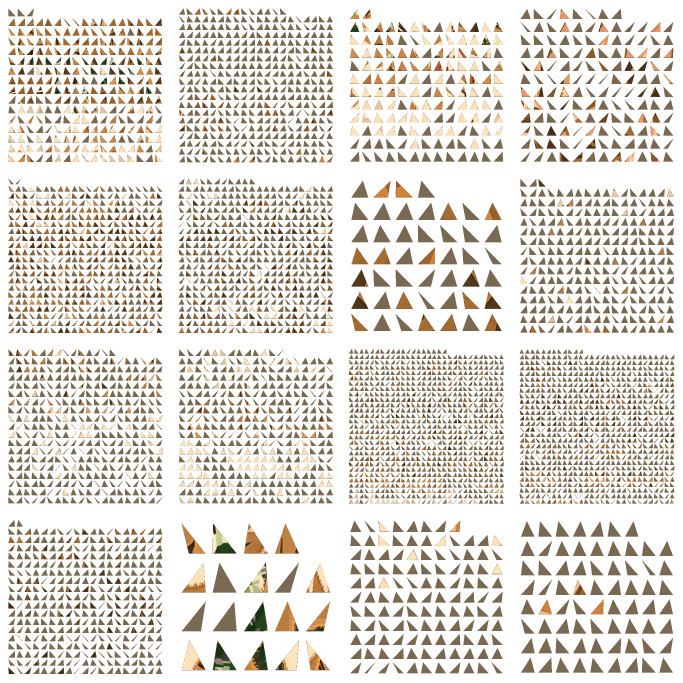
#> input picture cats/miemie/identity_v1/fur_albedo.png, 2048 x 2048 px (shown at 1/3 size)
$ python metric_reframe_abs_dark.py
#> lines starting #> are read from the running program, lines starting #| are printed output that depends on the picture; after the words box and inside, x2 and y2 are one past the last pixel; in counts of white or black regions, pixels touching at a corner belong together
#> in main, fur is the input picture: shape (2048, 2048, 4); mean R, G, B, A 32.5, 26.6, 19.7, 61
#!/usr/bin/env python3
"""M2.2 Option A — reframe 4x false-hollow / dark-zone metric (read-only).

OLD: relative-dark / p10 (rel_thr = max(p10, 85)) on body / d090-torso UV.
NEW: abs lum < 40 island connected components with min_area filter
     (fixed MIN_AREA_PX2=12; documented range 8–16). Separates tiger-stripe
     relative dark from true near-black false-hole candidates.

Does NOT mutate fur / sources / EDGE / graze / soft weights / default fuse.
Does NOT procedural-fill red. Does not freeze / open M3.
"""
from __future__ import annotations

import hashlib
import json
from pathlib import Path

import numpy as np
from PIL import Image, ImageDraw

ROOT = Path(__file__).resolve().parents[2]
ID_DIR = ROOT / "cats" / "miemie" / "identity_v1"
VAL = ROOT / "docs" / "validation" / "m2_2_8dir"
HOLD = VAL / "hold_diag"
OUT = HOLD / "metric_reframe_abs_dark"
MASTER_DIR = ROOT / "art" / "master_cat"

ABS_LUM = 40.0
REL_FLOOR = 85.0
MIN_AREA_PX2 = 12  # fixed; allowed documented band 8–16
ERODE_UV = 2
UV_SIZE = 2048
EXPECTED_FUR_SHA_PREFIX = "46e56675a577"
VIEWS = ("d090", "d045")  # producer 4x authority pair; d270 reported as extra


def sha256_file(p: Path) -> str:
    return hashlib.sha256(p.read_bytes()).hexdigest()


def luma(rgb: np.ndarray) -> np.ndarray:
    return rgb.astype(np.float64).mean(axis=2)


# [70 lines left out: functions erode_bool, label_cc, cc_metrics, torso_uv_mask, not called in this run]


def coverage_stats(cov_path: Path) -> dict:
    cov = np.array(Image.open(cov_path).convert("RGB"))
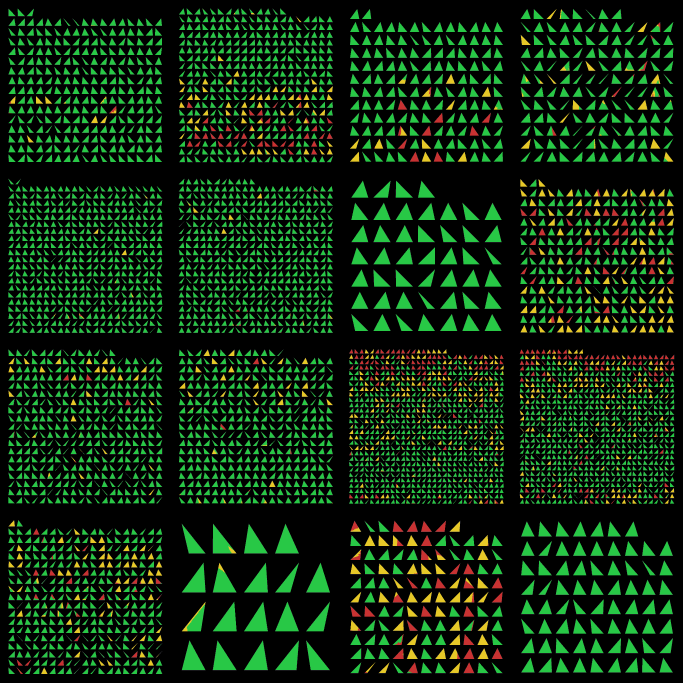
#> input picture cats/miemie/identity_v1/coverage.png, 2048 x 2048 px (shown at 1/3 size)
#> cov is the input picture: shape (2048, 2048, 3); mean R, G, B 16.2, 42.1, 16.2
    # Match fuse_8dir palette: G=[40,200,70] Y=[230,200,40] R=[200,50,50]
    g = (cov[:, :, 1] > 150) & (cov[:, :, 0] < 120)
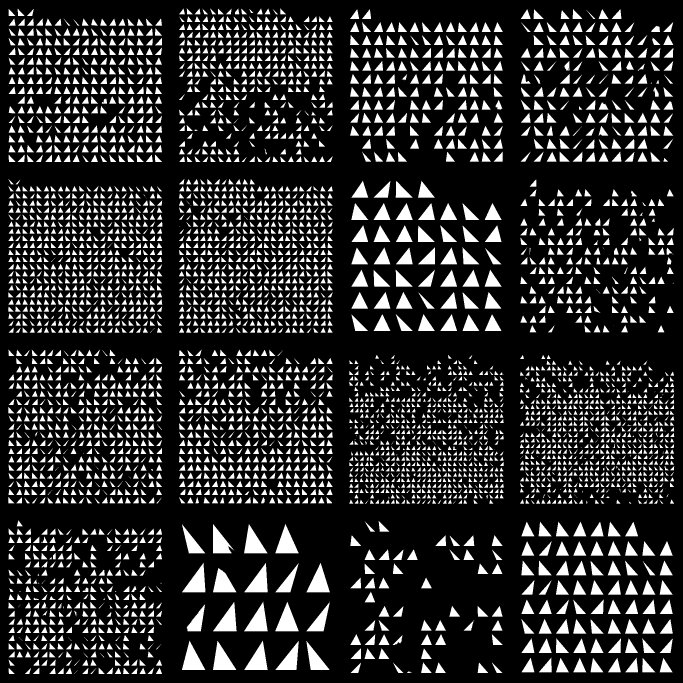
#> g: shape (2048, 2048) bool (shown at 1/3 size); 17.6% white; 4341 white regions (126 under 20 px), largest, box (x1, y1, x2, y2) and area: (732, 1805, 803, 1894) 3161, (639, 1806, 710, 1894) 3160, (826, 1806, 896, 1894) 3160
    y = (cov[:, :, 0] > 180) & (cov[:, :, 1] > 150) & (cov[:, :, 2] < 120)
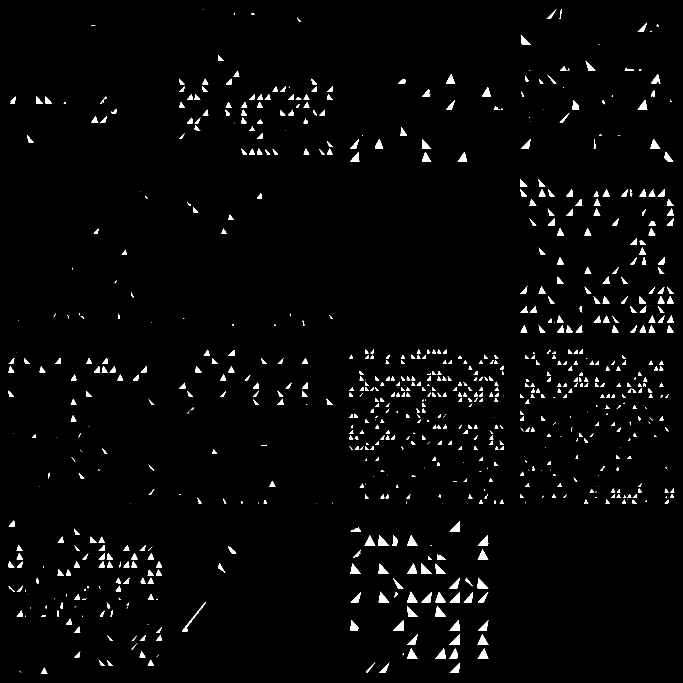
#> y: shape (2048, 2048) bool (shown at 1/3 size); 2.1% white; 822 white regions (167 under 20 px), largest, box (x1, y1, x2, y2) and area: (1136, 1606, 1168, 1638) 536, (1221, 1606, 1253, 1638) 535, (1433, 1903, 1465, 1935) 534
    r = (cov[:, :, 0] > 150) & (cov[:, :, 1] < 100)
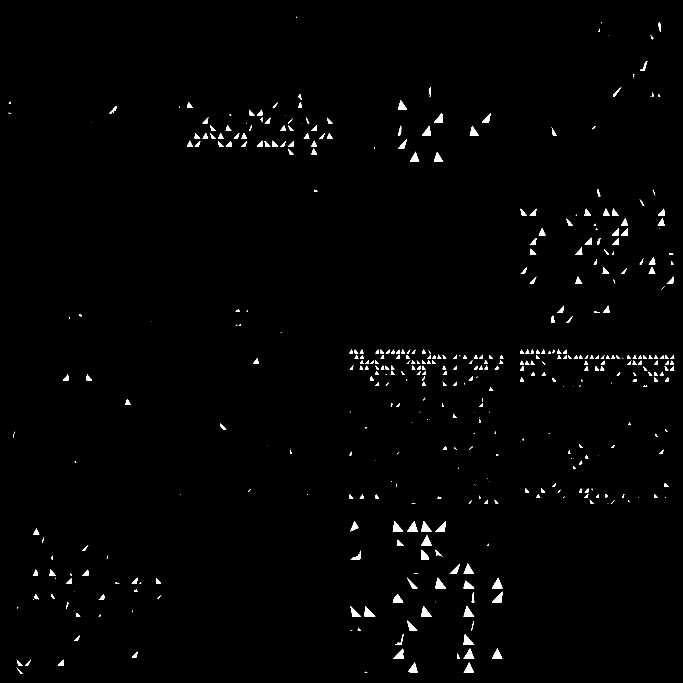
#> r: shape (2048, 2048) bool (shown at 1/3 size); 1.1% white; 454 white regions (110 under 20 px), largest, box (x1, y1, x2, y2) and area: (1391, 1903, 1423, 1935) 535, (1263, 1606, 1295, 1638) 531, (1263, 1818, 1295, 1850) 531
    island = g | y | r
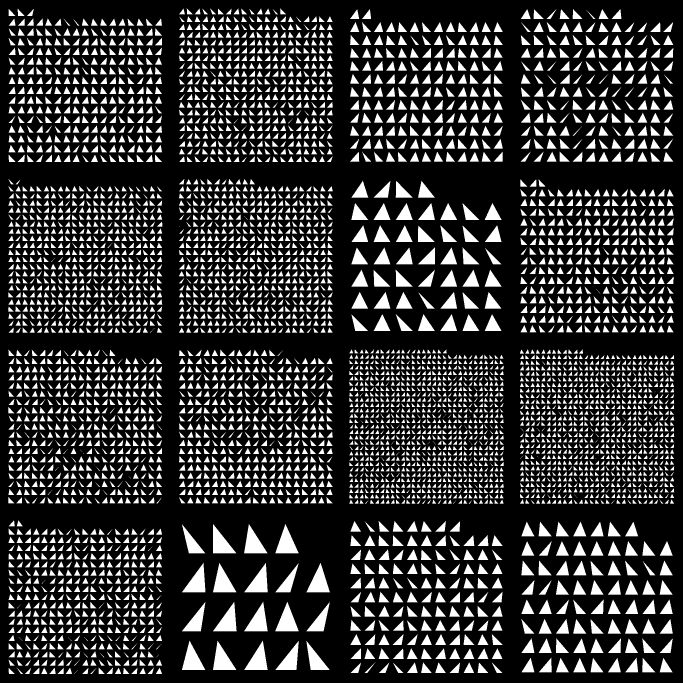
#> island: shape (2048, 2048) bool (shown at 1/3 size); 20.7% white; 5146 white regions (79 under 20 px), largest, box (x1, y1, x2, y2) and area: (732, 1805, 803, 1894) 3161, (639, 1806, 710, 1894) 3160, (826, 1806, 896, 1894) 3160
    n = int(island.sum())
#> n = 869905
    gy = int(g.sum() + y.sum())
#> gy = 825805
    red = int(r.sum())
#> red = 44100
    return {
        "uv_island_texels": n,
        "green": int(g.sum()),
        "yellow": int(y.sum()),
        "red": red,
        "high_freq_green_yellow_ratio": round(gy / max(1, n), 4),
        "unseen_over_island": round(red / max(1, n), 4),
        "gate_high_freq_green_yellow_ge_0_92": (gy / max(1, n)) >= 0.92,
        "gate_red_blind_le_0_20": (red / max(1, n)) <= 0.20,
        "note": "coverage GY/red unchanged by metric reframe (no re-fuse)",
    }


def load_layer_and_body(view: str):
    """Body-only mask: prefer clay_noeye (exclude parametric eyes), else clay, else layer alpha."""
    layer = np.array(Image.open(VAL / f"m2_2_{view}_layer_a.png").convert("RGBA"))
    noeye_4x = HOLD / f"{view}_clay_noeye_4x.png"
    clay_path = HOLD / f"{view}_clay.png"
    if noeye_4x.is_file():
        # 4x clay_noeye → logical via BOX (matches bodyonly fair count ~4112)
        hi = Image.open(noeye_4x).convert("RGBA")
        low = np.array(hi.resize((layer.shape[1], layer.shape[0]), Image.Resampling.BOX))
        body = low[:, :, 3] > 128
        body_src = "clay_noeye_4x_box"
    elif clay_path.is_file():
        clay = np.array(Image.open(clay_path).convert("RGBA"))
        body = clay[:, :, 3] > 128
        body_src = "clay"
    else:
        body = layer[:, :, 3] > 128
        body_src = "layer_alpha"
    body = body & (layer[:, :, 3] > 128)
    return layer, body, body_src


def screen_metrics(view: str) -> dict:
    layer, body, body_src = load_layer_and_body(view)
    lum = luma(layer[:, :, :3])
    body_n = int(body.sum())
    p10 = float(np.percentile(lum[body], 10)) if body_n else 0.0
    rel_thr = max(p10, REL_FLOOR)
    old_mask = body & (lum <= rel_thr)
    new_raw = body & (lum < ABS_LUM)
    old_cc = cc_metrics(old_mask, MIN_AREA_PX2)
    new_cc = cc_metrics(new_raw, MIN_AREA_PX2)
    # strip heavy arrays from json
    def slim(d):
        return {k: v for k, v in d.items() if k not in ("labels", "kept_mask", "speck_mask")}

    return {
        "view": view,
        "body_px": body_n,
        "body_mask_source": body_src,
        "p10": round(p10, 2),
        "old": {
            "definition": f"body ∩ lum<=max(p10,{REL_FLOOR:g})  [=rel_thr]",
            "rel_thr": round(rel_thr, 2),
            "n_dark_rel": int(old_mask.sum()),
            "cc": slim(old_cc),
        },
        "new": {
            "definition": f"body ∩ lum<{ABS_LUM:g} 4-connected CC, keep area>={MIN_AREA_PX2}px²",
            "abs_lum": ABS_LUM,
            "n_abs_dark_raw": int(new_raw.sum()),
            "n_abs_dark": int(new_cc["n_pix_ge_min_area"]),
            "max_cc_area": int(new_cc["max_cc_area"]),
            "cc": slim(new_cc),
        },
        "_arrays": {
            "layer": layer,
            "body": body,
            "old_mask": old_mask,
            "new_kept": new_cc["kept_mask"],
            "new_speck": new_cc["speck_mask"],
            "old_kept": old_cc["kept_mask"],
        },
    }


# [249 lines left out: functions uv_metrics, to_black_rgb, annotate_panel, make_view_board, make_compare_sheet, write_md, not called in this run]


def main() -> int:
    OUT.mkdir(parents=True, exist_ok=True)
    fur_path = ID_DIR / "fur_albedo.png"
    fur_sha = sha256_file(fur_path)
    if not fur_sha.startswith(EXPECTED_FUR_SHA_PREFIX.replace("…", "")):
        # soft check — still run, but flag
        fur_ok = fur_sha.startswith("46e56675")
    else:
        fur_ok = True
    fur = np.array(Image.open(fur_path).convert("RGBA"))

    cov = coverage_stats(ID_DIR / "coverage.png")
#> cov = 9 items
    screen = {}
    boards = {}
    for v in ("d090", "d045", "d270"):
        sm = screen_metrics(v)
        board = make_view_board(sm, OUT / f"layer_a_{v}_old_vs_new_4x.png")
        boards[v] = board
        # strip arrays for json
        screen[v] = {k: v2 for k, v2 in sm.items() if k != "_arrays"}

    make_compare_sheet(
        {k: boards[k] for k in VIEWS},
        OUT / "layer_a_d090_d045_old_vs_new_4x.png",
    )
    # also save UV overlay tiny preview (512)
    uv = uv_metrics(fur)
    uv_arr = uv.pop("_arrays")
    uv_ov = np.zeros((UV_SIZE, UV_SIZE, 3), dtype=np.uint8)
    uv_ov[uv_arr["island"]] = [40, 40, 48]
    uv_ov[uv_arr["old_mask"]] = [0, 180, 255]
    uv_ov[uv_arr["new_raw"]] = [255, 80, 40]
    uv_ov[uv_arr["new_kept"]] = [255, 0, 220]
    Image.fromarray(uv_ov).resize((512, 512), Image.Resampling.BOX).save(
        OUT / "uv_torso_old_cyan_new_magenta_512.png"
    )

    # conclusion
    s90, s45 = screen["d090"], screen["d045"]
    uv_new = uv["new"]["n_abs_dark"]
    pub_abs = (uv.get("abs_on_published_rel_dark_roi") or {}).get("cc", {}).get(
        "n_pix_ge_min_area", None
    )
    conclusion = [
        f"旧口径（相对暗）在 Layer A 上 d090/d045 仍报大片暗带"
        f"（{s90['old']['n_dark_rel']} / {s45['old']['n_dark_rel']}），"
        f"其中大量是虎斑/中灰相对暗，在黑底上被读成「假透空」。",
        f"新口径（abs&lt;{ABS_LUM:g}+CC≥{MIN_AREA_PX2}）把保留近黑连通块压到 "
        f"d090 **{s90['new']['n_abs_dark']}** / d045 **{s45['new']['n_abs_dark']}** "
        f"（max_cc {s90['new']['max_cc_area']} / {s45['new']['max_cc_area']}）；"
        f"两侧接近，说明「假透空」主差不是大块真近黑洞。",
        f"UV 躯干：旧发布相对暗 ROI（n={uv['old'].get('n_dark_inner_published_12a1945_with_d090_weight')}）"
        f"上 abs+CC≈**{pub_abs}**；本轮 torso 新口径 n_abs_dark=**{uv_new}** → "
        f"合拢贴图岛内几乎无真近黑连通假洞。",
        f"coverage GY/红仍 **{cov['high_freq_green_yellow_ratio']:.2%} / {cov['unseen_over_island']:.2%}** "
        f"（硬门 FAIL）——口径重框**不**等于 coverage 过门。",
    ]
    # recommendation: can ask to lift 假透空-specific HOLD framing, but not overall freeze
    if s90["new"]["n_abs_dark"] <= 150 and (pub_abs is None or pub_abs <= 16) and uv_new <= 16:
        producer_rec = (
            "可申请将「侧向假透空」从主否决降为**口径说明（CONDITIONAL→申请解该条 HOLD）**："
            "真近黑连通假洞在新口径下很少；旧相对暗把虎斑算进去了。"
            "但 **coverage 红盲区仍 FAIL** → **整体仍 HOLD**，不冻、不交用户点2；"
            "解的是假透空判定口径，不是冻结放行。"
        )
        still_hold = True
        can_request_lift_falsehollow = True
    else:
        producer_rec = (
            "新口径下仍见一定量近黑连通块，假透空条**不宜**宣称已解；"
            "整体继续 HOLD。可把新旧表交给制作人复看 4x 再定。"
        )
        still_hold = True
        can_request_lift_falsehollow = False

    import subprocess
    from datetime import datetime
    from zoneinfo import ZoneInfo

    tip = subprocess.check_output(["git", "rev-parse", "--short", "HEAD"], cwd=ROOT).decode().strip()
    now = datetime.now(ZoneInfo("Asia/Shanghai")).strftime("%Y-%m-%d %H:%M")

    report = {
        "stage": "METRIC_REFRAME_ABS_DARK",
        "option": "A",
        "time_asia_shanghai": now,
        "git_tip": tip,
        "fur_sha": fur_sha,
        "fur_baseline_ok": fur_ok,
        "constants": {
            "ABS_LUM": ABS_LUM,
            "REL_FLOOR": REL_FLOOR,
            "MIN_AREA_PX2": MIN_AREA_PX2,
            "MIN_AREA_DOC_BAND": [8, 16],
            "ERODE_UV": ERODE_UV,
        },
        "coverage": cov,
        "screen": screen,
        "uv_torso": uv,
        "conclusion_bullets": conclusion,
        "still_overall_hold": still_hold,
        "can_request_lift_falsehollow_hold_clause": can_request_lift_falsehollow,
        "producer_recommendation": producer_rec,
        "outputs": {
            "sheet_d090_d045": str(
                (OUT / "layer_a_d090_d045_old_vs_new_4x.png").relative_to(ROOT)
            ),
            "board_d090": str((OUT / "layer_a_d090_old_vs_new_4x.png").relative_to(ROOT)),
            "board_d045": str((OUT / "layer_a_d045_old_vs_new_4x.png").relative_to(ROOT)),
            "board_d270": str((OUT / "layer_a_d270_old_vs_new_4x.png").relative_to(ROOT)),
            "uv_preview": str((OUT / "uv_torso_old_cyan_new_magenta_512.png").relative_to(ROOT)),
            "json": str((OUT / "metric_reframe_report.json").relative_to(ROOT)),
            "md": str((HOLD / "METRIC_REFRAME_ABS_DARK.md").relative_to(ROOT)),
        },
        "locks": {
            "fur_untouched": True,
            "sources_untouched": True,
            "edge_graze_untouched": True,
            "soft_untouched": True,
            "no_fake_green": True,
            "no_fill_red": True,
            "no_regen": True,
            "no_freeze": True,
            "no_m3": True,
        },
    }
    (OUT / "metric_reframe_report.json").write_text(
        json.dumps(report, indent=2, ensure_ascii=False) + "\n", encoding="utf-8"
    )
    write_md(report, HOLD / "METRIC_REFRAME_ABS_DARK.md")
    # also symlink-style copy path at hold_diag root for the required name
    print(json.dumps({k: report[k] for k in (
        "fur_sha", "coverage", "still_overall_hold",
        "can_request_lift_falsehollow_hold_clause", "producer_recommendation", "outputs"
    )}, indent=2, ensure_ascii=False))
    print("screen d090/d045/d270:", {v: {
        "old": screen[v]["old"]["n_dark_rel"],
        "new": screen[v]["new"]["n_abs_dark"],
        "max_cc": screen[v]["new"]["max_cc_area"],
    } for v in screen})
    return 0


if __name__ == "__main__":
#> (the run stopped early here; a loop or call above may not have finished)
